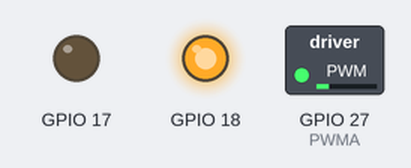
Simulated run of this program. Board: Raspberry Pi (BCM pin numbers). Shown: switched loads named in the program (green lamp = pin HIGH), output pins drawn as LEDs (lit = HIGH). At 0.0 s the program stops and its outputs stay as they are.

Above: at 0.1 s.
Timing chart, 0 to 1.5 s (numbered marks = the images above):
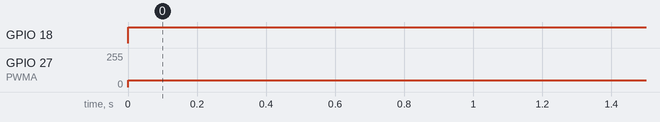

The program:

speed20.py
```python
import RPi.GPIO as GPIO
import time

PWMA = 27

GPIO.setwarnings(False)

GPIO.setmode(GPIO.BCM)

GPIO.setup(17, GPIO.OUT)
GPIO.setup(18, GPIO.OUT)
GPIO.setup(PWMA, GPIO.OUT)


GPIO.output(17, GPIO.LOW)
GPIO.output(18, GPIO.HIGH)

rightmotor = GPIO.PWM(PWMA, 50)
rightmotor.start(1)

rightmotor.ChangeDutyCycle(20)
```

Measured:
- by itself, GPIO 18: LOW → HIGH at 0.00 s
- by itself, GPIO 27 (PWMA): 0/255 → 51/255 at 0.00 s
